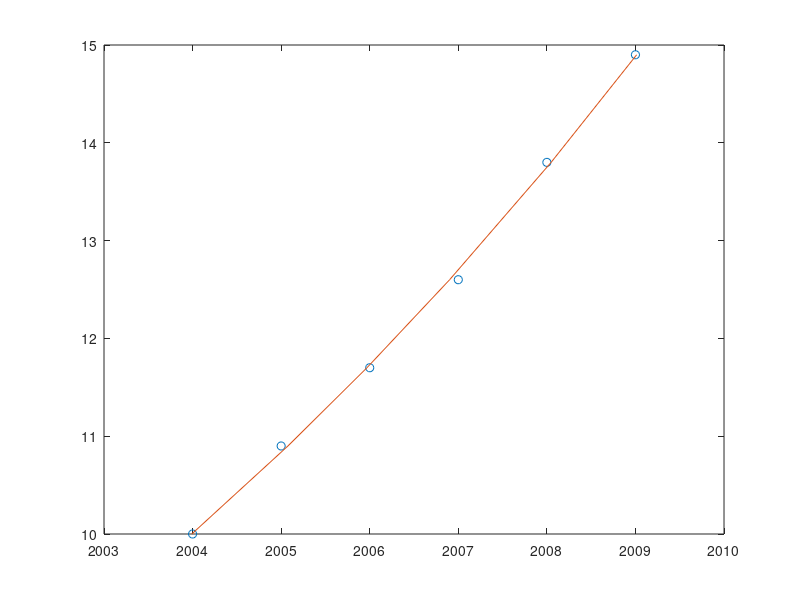

MATLAB code to generate this figure:
format bank
year = 2004:1:2009;
population = [10, 10.9, 11.7, 12.6, 13.8, 14.9];
p = polyfit(log10(population), year, 1);

% y = mx + b
% x = (y-b)/m
polyval(p, log10(20))


format bank
plot(year, population*1e6, 'o', year, population*1e6)
k = polyval(p,log10(population));
plot(year,population,'o',k,population)
